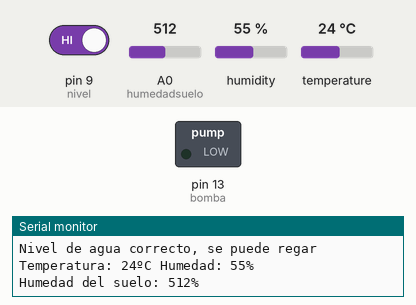
This sketch was run on a simulated Arduino Uno, built with avr-gcc and run on an emulated ATmega328P. On the bench: switched loads named in the sketch (green lamp = pin HIGH), the last lines printed to the serial monitor. The test bench sets the inputs (shaded band); at power-on: A0 (humedadsuelo) = 512, pin 9 (nivel) HIGH, humidity 55 %, temperature 24 °C.

Above: at 4.8 s.
4.9 s: A0 (humedadsuelo) set to 692
12.2 s: A0 (humedadsuelo) set to 712
At 19.8 s:
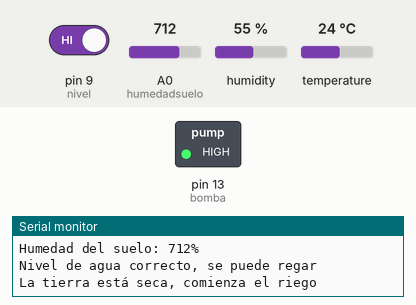
21.5 s: pin 9 (nivel) driven LOW
At 22.5 s:
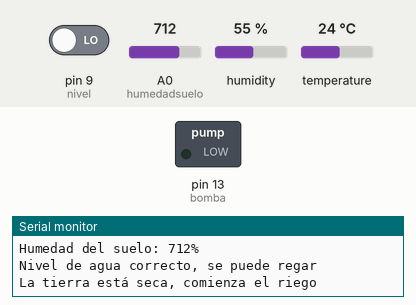
27.6 s: pin 9 (nivel) driven HIGH
At 33.3 s:
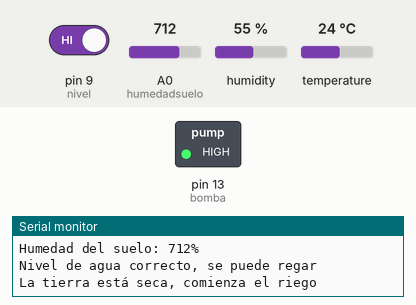
35.7 s: A0 (humedadsuelo) set to 690
At 36.7 s:
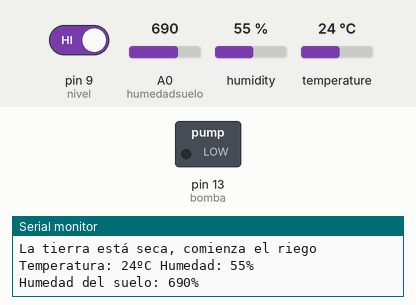
Timing chart, 0 to 38.7 s (numbered marks = the images above; inputs shaded):
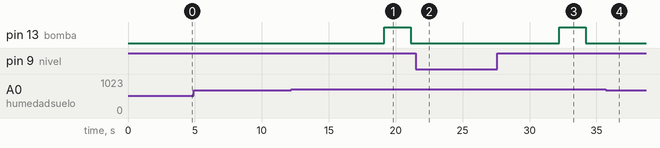

Measured:
- the behaviour switches between 699 and 700 on A0 (humedadsuelo) (found by bisection; images 0 and 1)
- after the input at 12.2 s, pin 13 (bomba): LOW → HIGH after 6.9 s, → LOW 2.0 s later
- after the input at 21.5 s, pin 13 (bomba): stays LOW (without the input it goes to HIGH after 4.7 s)
- after the input at 27.6 s, pin 13 (bomba): LOW → HIGH after 4.6 s, → LOW 2.0 s later
- after the input at 35.7 s, pin 13 (bomba): stays LOW (without the input it goes to HIGH after 3.5 s)

The sketch:

Riego_automatico.ino
```cpp
#include <DHT.h>//Incluyo la librería del sensor DHT11

//Configuro pines y variables
int SENSOR = 2;//Pin 2 para el valor del sensor DHT11
int temp, humedad;//Configuro las variables de temperatura y humedad del DHT11
const int nivel = 9; //Pin 9 para medir el nivel de agua
const int bomba = 13; //Pin 13 para la bomba
const int humedadsuelo = A0; //A0 para la humedad del suelo

DHT dht (SENSOR, DHT11);//Configuro el modelo de DHT. Es el DHT11

//Parte de humedad suelo y riego

void setup()
{
  Serial.begin(9600);//Arrancamos el puerto serie a 9600
  dht.begin();//Arranco el sensor DHT11

  //Configuramos entradas y salidas
  pinMode(humedadsuelo, INPUT);//Configuro humedadsuelo como entrada
  pinMode(bomba, OUTPUT);//Configuro bomba como salida
  pinMode(nivel, INPUT);//Configuro en nivel de agua como entrada
 }

void loop()
{
  int SensorValue = analogRead(humedadsuelo);//Leo el valor de la humedad y lo meto en SensorValue
  int SensorNivel = digitalRead(nivel); //Leo lo que marca el nivel de agua

  //Leo y meto los valores de temperatura y humedad en las variables temp y humedad
  humedad = dht.readHumidity();
  temp = dht.readTemperature();

  //Imprimo por el puerto serie los valores de temperatura y humedad del DHT11
  Serial.print("Temperatura: "); Serial.print(temp);
  Serial.print("ºC Humedad: "); Serial.print(humedad); Serial.println("%");

  //Imprimo por el puerto serie el valor de la humedad del suelo
  Serial.print("Humedad del suelo: ");Serial.print(SensorValue); Serial.println("%");
  delay(3000);

if (SensorNivel==0)
  { Serial.println("Nivel bajo de Agua. Rellenar el tanque");
  delay(2000);}

if (SensorNivel==1)
  {
   Serial.println("Nivel de agua correcto, se puede regar");
   if(SensorValue >= 700) // el valor que considero seco y hay que regar es de 700
  {
   // Si la tierra está seca, comenzara a regar
   // Riega durante 1 segundo y espera a comprobar la humedad otro segundo
   Serial.println("La tierra está seca, comienza el riego");
   digitalWrite(bomba, HIGH);
   delay(2000);
   digitalWrite(bomba, LOW);
   delay(1000);
  }
   }

  //Si la tierra no está seca, no riega y da el valor de la humedad
  delay(1000);
}
```
